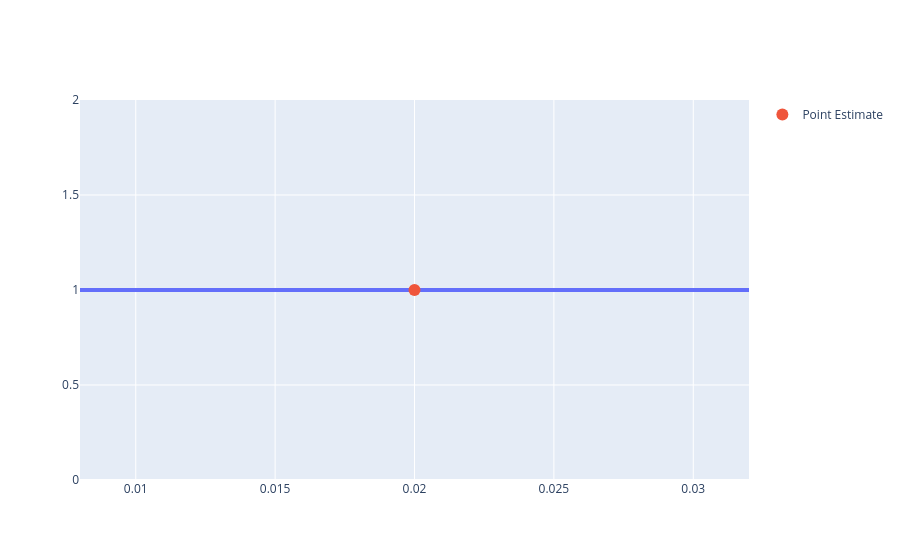

Notebook source saved alongside this figure:
### Code cell
fig_ci.add_trace(
    go.Scatter(
        x=[estimate],
        y=[1],
        mode="markers",
        marker=dict(size=12),
        name="Point Estimate"
    )
)

### Figure 1 — Plotly figure (JSON) as saved in the notebook; plotly's stock layout.template omitted (floating-point values rounded to 4 significant figures)
{"data": [{"line": {"width": 4}, "mode": "lines", "showlegend": false, "type": "scatter", "x": [0.008, 0.032], "y": [1, 1]}, {"marker": {"size": 12}, "mode": "markers", "name": "Point Estimate", "type": "scatter", "x": [0.02], "y": [1]}], "layout": {}}
